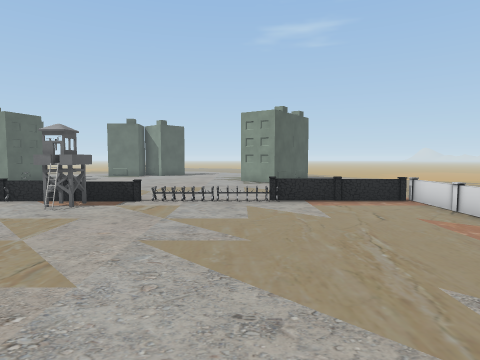
View 1 (above)

17 first-person views from a walk through a 3-D level made in the Unity game engine. The camera is 1.4 m above the floor, tilts 4° down and sees 75° across. The floor is counted in squares, 1 m on a side. Each view is taken from the middle of a square. On the plan, view 1 faces up. The plan holds only what a view shows up to about 14 squares ahead; the rest is blank. The place goes on beyond the plan. Some animated figures are not drawn. Some surface patterns are stand-ins.

View 2
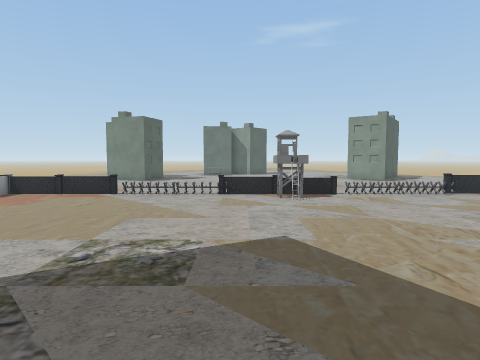

View 3
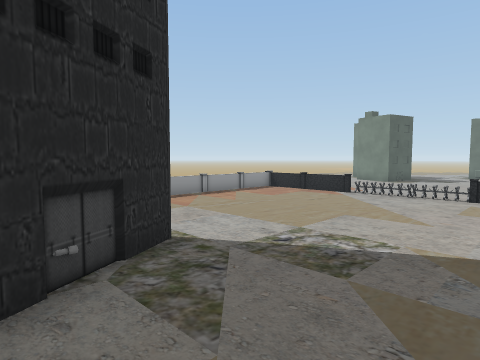

View 4
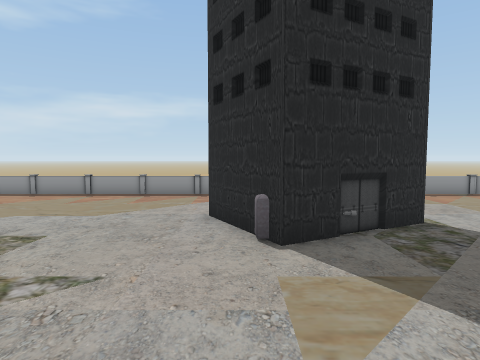

View 5
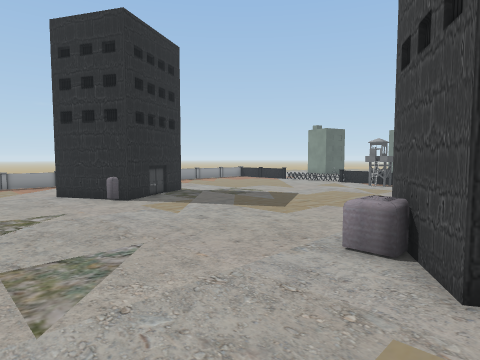

View 6
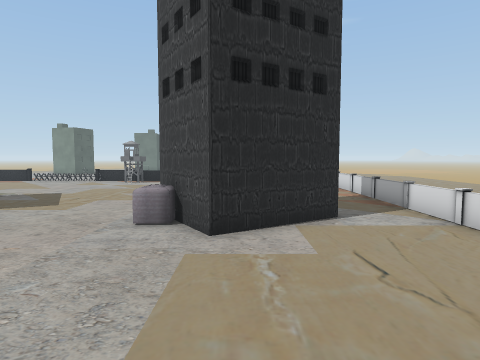

View 7
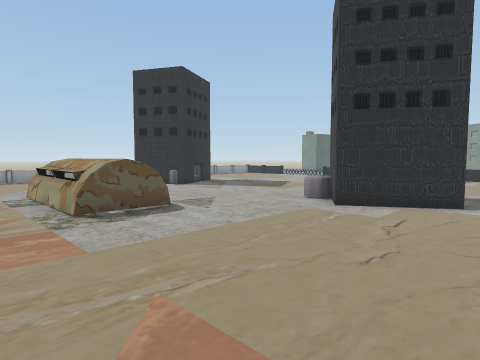

View 8
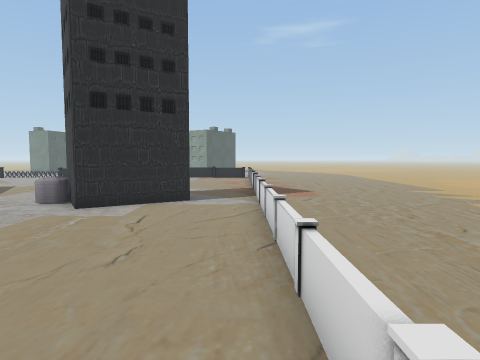

View 9
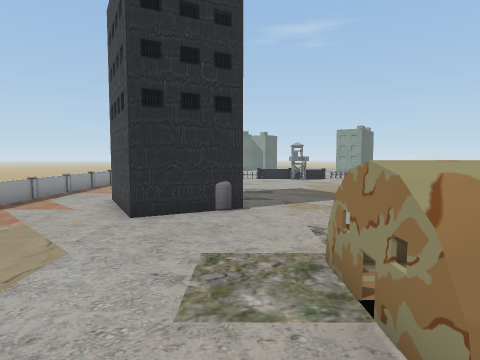

View 10
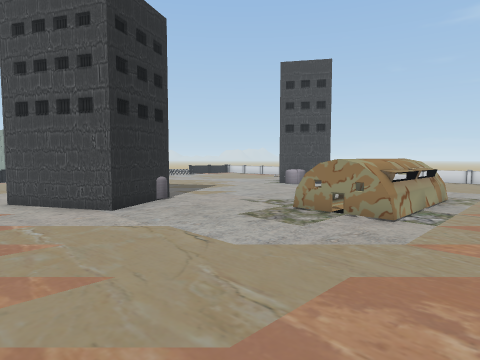

View 11
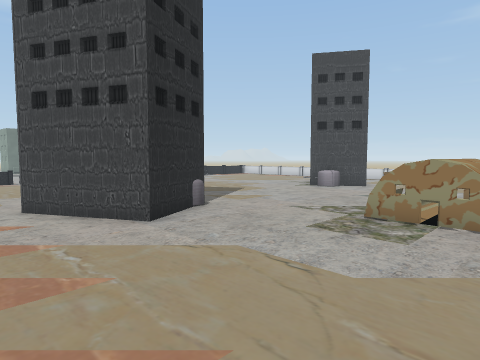

View 12
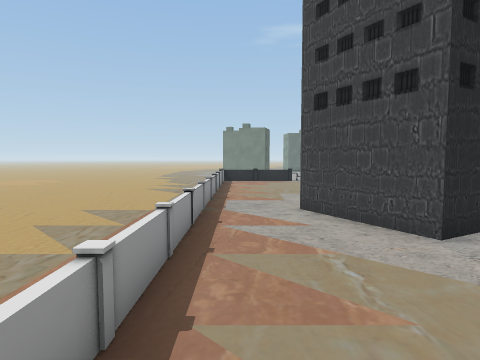

View 13
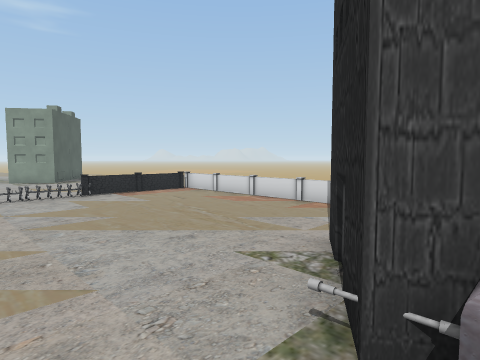

View 14
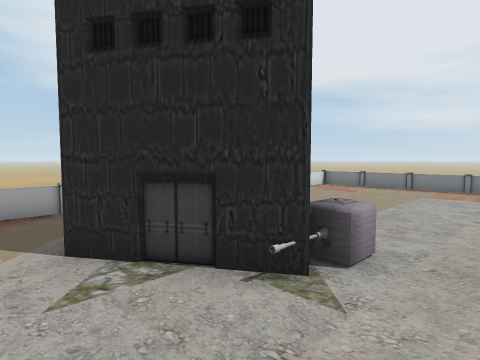

View 15
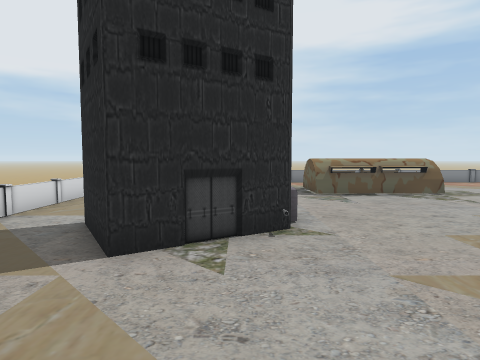

View 16
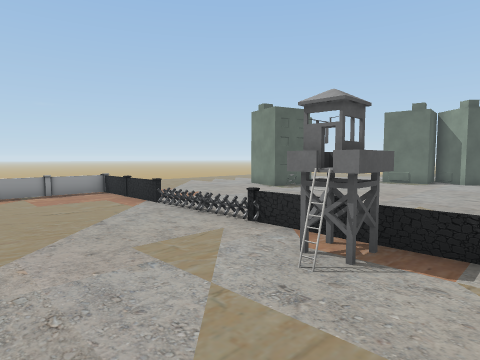

View 17
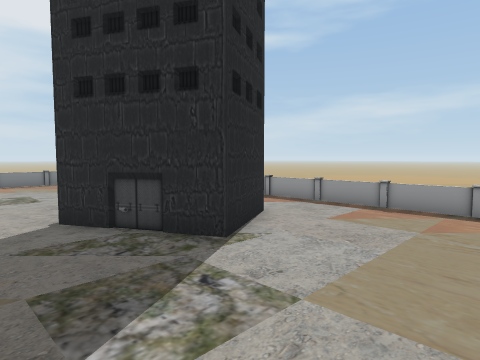

### Floor plan
Key: @ floor where view 1 was taken; # wall or solid block; . floor; = window, fence, low wall or low ledge; O other object.
Columns run from 23 left of view 1 to 11 right of it. Each row starts with its distance up from view 1.
 21                  ..
 20                 ...
 19                ....
 18               .....
 17              ......
 16             ... ....
 15            ...  ....
 14           ..       ......
 13           ...      ......
 12           ......   ......
 11            .....    .....
 10        =====...O=##==...======
  9        =.........OO..........=
  8        =.....................=
  7        =.....................=
  6        =.....................=
  5 ...... =.....................=
  4 ...... =.....................=
  3 .......=.....................=
  2 .......=.....................=.....
  1 .......=....O............O...=.....
  0  ......=..OOOO.........@OO...=.....
 -1   .....=..O  O........OO  O..=.....
 -2   .....=...O OO.......OO OO..=.....
 -3    ....=...OOO.........OO....=.....
 -4     ...=....O................=.....
 -5      ..=.....................=.....
 -6      ..=.....................=....
 -7        =.......OOOOOO........=...
 -8        =.......OOOOOO........=..
 -9        =.......OOOOOO........=..
-10        =.....................=.
-11        =.................... =
-12        =. ...         ..... .
-13                       ====

Where each view was taken, in squares from view 1:
view 1: 0 up, 0 right, facing up
view 2: 2 down, 7 left, facing up
view 3: 2 down, 6 left, facing up-left
view 4: 3 down, 4 left, facing left
view 5: 7 down, 1 right, facing up-left
view 6: 9 down, 1 right, facing up
view 7: 12 down, 5 right, facing up-left
view 8: 12 down, 5 right, facing up
view 9: 11 down, 9 left, facing up
view 10: 12 down, 15 left, facing up-right
view 11: 10 down, 15 left, facing up-right
view 12: 9 down, 15 left, facing up
view 13: 2 down, 3 left, facing up-right
view 14: 2 up, 3 left, facing down-right
view 15: 5 up, 0 right, facing down
view 16: 5 up, 3 left, facing up-left
view 17: 5 up, 7 left, facing down-left
